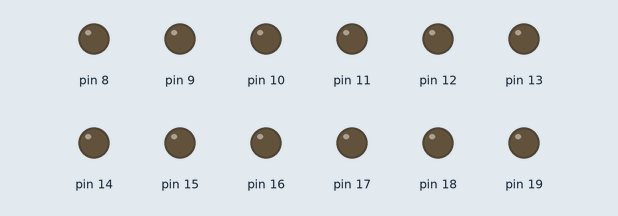
A sketch run on a simulated Arduino Uno, built with avr-gcc and run on an emulated ATmega328P. Shown: output pins drawn as LEDs (lit = HIGH).

Above: at 0.1 s.
At 4.1 s:
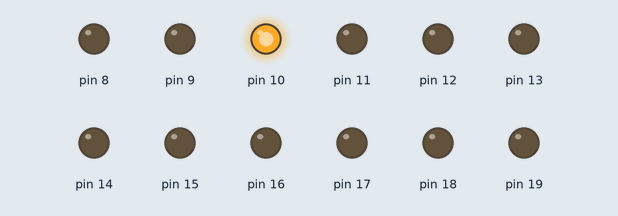
At 9.1 s:
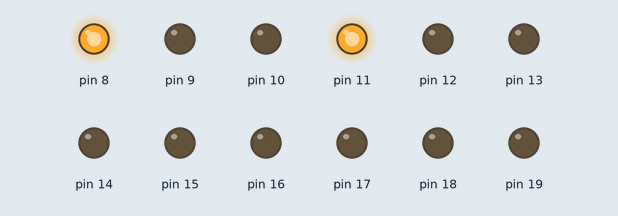
At 19.1 s:
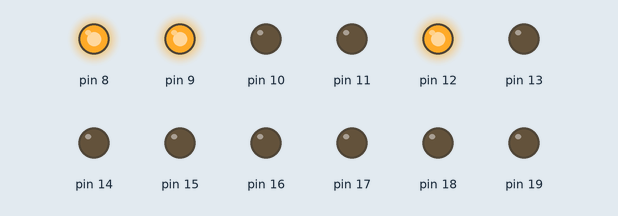
At 29.1 s:
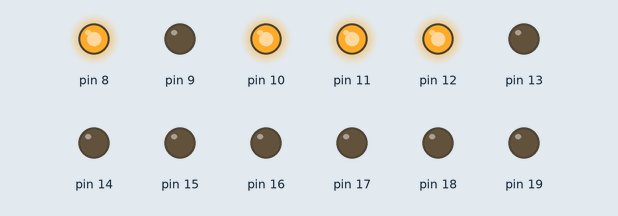
At 39.1 s:
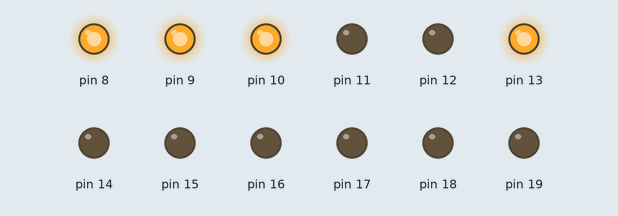
Timing chart, 0 to 40.0 s (numbered marks = the images above):
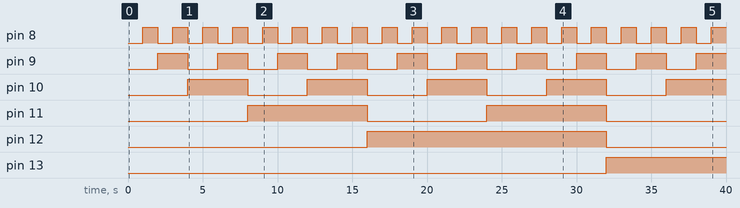

Measured:
- by itself, pin 8: alternates HIGH for 1.0 s and LOW for 1.0 s
- by itself, pin 9: alternates HIGH for 2.0 s and LOW for 2.0 s
- by itself, pin 10: alternates HIGH for 4.0 s and LOW for 4.0 s
- by itself, pin 11: alternates HIGH for 8.0 s and LOW for 8.0 s
- by itself, pin 12: LOW → HIGH at 16.0 s, → LOW 16.0 s later
- by itself, pin 13: LOW → HIGH at 32.0 s

The sketch:

counter3.ino
```cpp
// the setup function runs once when you press reset or power the board

byte counter1 = 0; // define variables
byte counter2 = 0;

void setup() {
    // initialize Ports B and C pins 0-5 as outputs.
    DDRB = 0b00111111;
    DDRC = 0b00111111;
    PORTB = 0; // both ports start from zero
    PORTC = 0;
}

// the loop function runs over and over again forever

void loop() {

    for (counter1 = 0; counter1 < 60; counter1++) {
        PORTC = counter1;
        for (counter2 = 0; counter2 < 60; counter2++) {
            PORTB = counter2;
            delay(1000);
        }
    }
}
```
